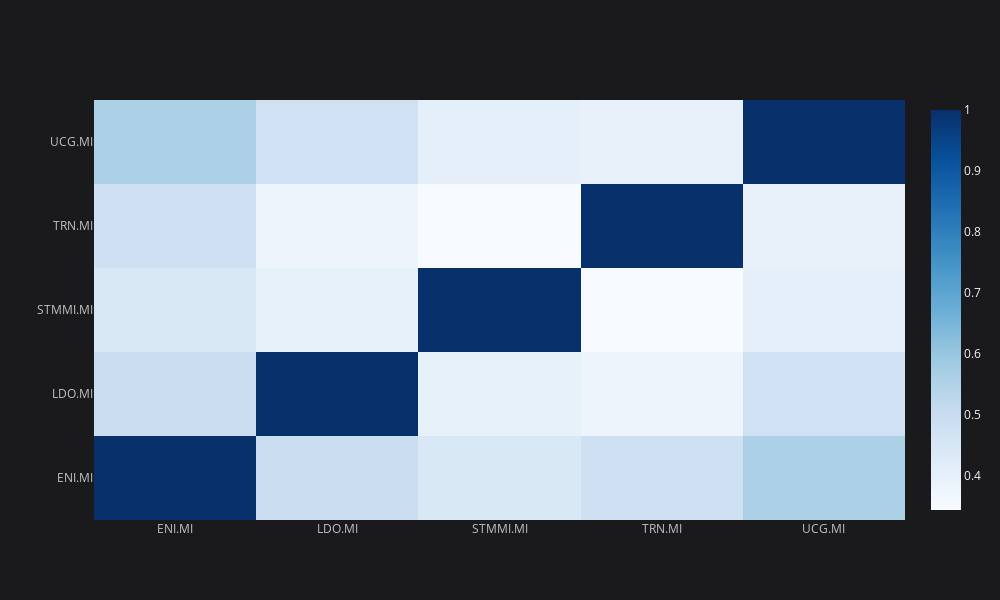

Notebook code cell kept with this figure:
### Code cell
# Correlation matrix
configure_plotly_browser_state()
returns.corr().iplot(kind='heatmap',colorscale='Blues')

### Figure 1 — Plotly figure (JSON) as saved in the notebook; plotly's stock layout.template omitted (floating-point values rounded to 4 significant figures)
{"data": [{"colorscale": [[0, "rgb(247,251,255)"], [0.125, "rgb(222,235,247)"], [0.25, "rgb(198,219,239)"], [0.375, "rgb(158,202,225)"], [0.5, "rgb(107,174,214)"], [0.625, "rgb(66,146,198)"], [0.75, "rgb(33,113,181)"], [0.875, "rgb(8,81,156)"], [1, "rgb(8,48,107)"]], "type": "heatmap", "x": ["ENI.MI", "LDO.MI", "STMMI.MI", "TRN.MI", "UCG.MI"], "y": ["ENI.MI", "LDO.MI", "STMMI.MI", "TRN.MI", "UCG.MI"], "z": [[1, 0.4915, 0.4417, 0.4809, 0.5611], [0.4915, 1, 0.3963, 0.377, 0.4753], [0.4417, 0.3963, 1, 0.3433, 0.4059], [0.4809, 0.377, 0.3433, 1, 0.394], [0.5611, 0.4753, 0.4059, 0.394, 1]], "zmax": 1, "zmin": 0.3433}], "layout": {"height": 600, "legend": {"bgcolor": "#1A1A1C", "font": {"color": "#D9D9D9"}}, "paper_bgcolor": "#1A1A1C", "plot_bgcolor": "#1A1A1C", "title": {"font": {"color": "#D9D9D9"}}, "width": 1000, "xaxis": {"gridcolor": "#434343", "showgrid": true, "tickfont": {"color": "#C2C2C2"}, "title": {"font": {"color": "#D9D9D9"}, "text": ""}, "zerolinecolor": "#666570"}, "yaxis": {"gridcolor": "#434343", "showgrid": true, "tickfont": {"color": "#C2C2C2"}, "title": {"font": {"color": "#D9D9D9"}, "text": ""}, "zerolinecolor": "#666570"}}}
